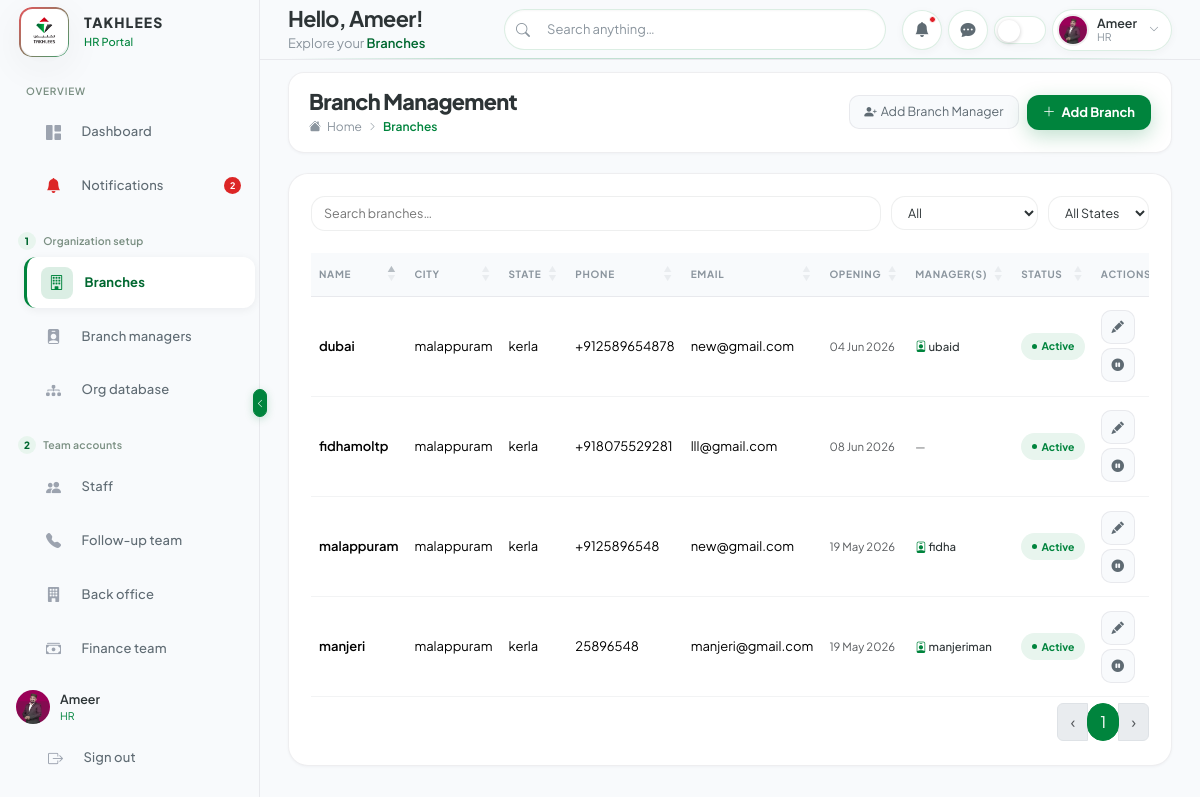
Page /hr/branches/ (signed in) on the committed database.
### branch/models.py (models this page shows, shortened)
class Branch(models.Model):
    name = models.CharField(max_length=255)
    email = models.EmailField()
    phone = models.CharField(max_length=255)
    opening_date = models.DateField()
    nationality = models.CharField(max_length=255)
    address = models.TextField()
    city = models.CharField(max_length=255)
    state = models.CharField(max_length=255)
    is_deleted = models.BooleanField(default=False)
    deleted_at = models.DateTimeField(null=True, blank=True)
    created_at = models.DateTimeField(auto_now_add=True)
    updated_at = models.DateTimeField(auto_now=True)
    objects = models.Manager()
    active = ActiveBranchQuerySet()
    class Meta:
        ordering = ["-created_at"]
    def __str__(self):
        return self.name

class BranchManager(models.Model):
    user = models.OneToOneField(
        settings.AUTH_USER_MODEL,
        on_delete=models.CASCADE,
        related_name="branch_manager_profile",
    )
    branch = models.ForeignKey(
        Branch,
        on_delete=models.CASCADE,
        related_name="managers",
    )
    phone = models.CharField(max_length=20)
    join_date = models.DateField()
    is_active = models.BooleanField(default=True)
    deactivated_at = models.DateTimeField(null=True, blank=True)
    created_at = models.DateTimeField(auto_now_add=True)
    updated_at = models.DateTimeField(auto_now=True)
    objects = models.Manager()
    active = ActiveBranchManagerProfileQuerySet()
    class Meta:
        verbose_name = "Branch manager"
        verbose_name_plural = "Branch managers"
        ordering = ["-created_at"]
    @property
    def email(self):
        return self.user.email
    @property
    def username(self):
        return self.user.get_username()

### hr/views.py (the view)
# urls.py: path("branches/", views.branches, name="branches"),
@login_required(login_url="core:login")
def branches(request):
    return _render_page(
        request,
        "hr/pages/branches.html",
        "Branches",
        "branches",
        **_branch_page_context(),
    )

### core/backoffice_utils.py (called while the page is built)
def annotate_backoffice_procedure_progress(queryset):
    from core.models import LeadProcedureStep
    return queryset.annotate(
        _required_procedure_count=Count(
            "service__procedures",
            filter=Q(service__procedures__is_active=True),
            distinct=True,
        ),
        _approved_procedure_count=Count(
            "procedure_steps",
            filter=Q(
                procedure_steps__status=LeadProcedureStep.Status.APPROVED,
                procedure_steps__procedure__is_active=True,
            ),
            distinct=True,
        ),
    )

### core/context_processors.py (called while the page is built, shortened)
def _split_document_expiry_alerts(alerts):
    expired = [row for row in alerts if row.get("is_expired")]
    expiring_soon = [row for row in alerts if not row.get("is_expired")]
    return expired, expiring_soon

def followup_portal_sidebar(request):
    if not getattr(request, "user", None) or not request.user.is_authenticated:
        return {"followup_leads_queue_count": 0}
    profile = getattr(request.user, "profile", None)
    if not profile or profile.user_type != UserProfile.UserType.FOLLOWUP:
        return {"followup_leads_queue_count": 0}
    from core.lead_utils import followup_queue_leads_count
    return {"followup_leads_queue_count": followup_queue_leads_count()}

def backoffice_portal_sidebar(request):
    defaults = {
        "backoffice_pending_verifications_count": 0,
        "backoffice_team_pending_leads_count": 0,
        "backoffice_procedure_review_count": 0,
    }
    if not getattr(request, "user", None) or not request.user.is_authenticated:
        return defaults
    profile = getattr(request.user, "profile", None)
    if not profile or profile.user_type != UserProfile.UserType.BACKOFFICE:
        return defaults

### core/document_expiry_alerts.py (called while the page is built)
def document_expiry_alerts_for_request(user):
    if user.is_superuser:
        return document_expiry_alerts_for_hr()
    profile = getattr(user, "profile", None)
    if not profile:
        return []
    if profile.user_type == UserProfile.UserType.HR:
        return document_expiry_alerts_for_hr()
    return []

### core/lead_expiry_alerts.py (called while the page is built)
def _today():
    return timezone.localdate()

### core/lead_utils.py (called while the page is built)
def followup_team_leads_queryset():
    return Lead.objects.filter(
        sent_to_followup_at__isnull=False,
        staff_stage=Lead.StaffStage.CONVERTED,
    ).exclude(backoffice_status=Lead.BackofficeStatus.REJECTED)

def followup_queue_leads_count():
    return filter_leads_procedure_in_progress(followup_team_leads_queryset()).count()

### hr/nav.py (called while the page is built)
def hr_nav_sections():
    return HR_NAV_SECTIONS

### templates/hr/base.html (shortened to what this page needs)
{% load static %}
<!DOCTYPE html>
<html lang="en" data-theme="light">
<head>
    <link href="https://cdn.jsdelivr.net/npm/bootstrap@5.3.3/dist/css/bootstrap.min.css" rel="stylesheet" />
    <link href="https://cdn.jsdelivr.net/npm/bootstrap-icons@1.11.3/font/bootstrap-icons.css" rel="stylesheet" />
    <link href="https://cdn.datatables.net/1.13.8/css/dataTables.bootstrap5.min.css" rel="stylesheet" />
    <link href="https://cdn.jsdelivr.net/npm/sweetalert2@11/dist/sweetalert2.min.css" rel="stylesheet" />
    <link href="{% static 'hr/css/app.css' %}?v=20260703" rel="stylesheet" />
    <link href="{% static 'hr/css/takhlees-theme.css' %}?v=20260702" rel="stylesheet" />
    <link href="{% static 'hr/css/portal-ui.css' %}?v=20260622" rel="stylesheet" />
    <link href="{% static 'hr/css/portal-dashboard.css' %}?v=20260623" rel="stylesheet" />
</head>
<body data-page="{{ active_nav }}">
    <div id="app-wrapper">
        {% include "hr/includes/sidebar.html" %}
        <button id="sidebar-toggle-btn" onclick="toggleSidebar()" title="Toggle Sidebar" type="button">
            <i class="bi bi-chevron-left" id="sidebar-toggle-icon"></i>
        </button>
        <div id="main-wrapper">
            {% include "hr/includes/topbar.html" %}
            <main id="page-content">
                {% include content_template %}
            </main>
        </div>
    </div>
</body>
</html>

### templates/hr/includes/sidebar.html
{% load profile_tags %}
<nav id="sidebar">
    <div class="sidebar-brand">
        {% url 'hr:dashboard' as dashboard_url %}
        {% include "core/includes/brand_logo.html" with brand_url=dashboard_url brand_subtitle="HR Portal" %}
    </div>
    <div class="sidebar-nav">
        {% for section in hr_nav_sections %}
            {% if section.label %}
            <div class="nav-section-heading{% if section.step %} nav-section-heading--stepped{% endif %}">
                {% if section.step %}<span class="nav-section-step">{{ section.step }}</span>{% endif %}
                <span class="nav-section-heading-text">{{ section.label }}</span>
            </div>
            {% endif %}
            <ul class="nav-item-group{% if section.label %} nav-item-group-section{% endif %}">
                {% for item in section.items %}
                <li>
                    <a class="nav-link-item{% if active_nav == item.nav_key %} active{% endif %}" href="{% url item.url_name %}">
                        <span class="nav-icon">
                            {% if item.nav_key == 'notifications' and total_notification_count %}
                            <i class="bi bi-bell-fill nav-icon-alert"></i>
                            {% else %}
                            <i class="{{ item.icon }}"></i>
                            {% endif %}
                        </span>
                        <span class="nav-link-text">{{ item.label }}</span>
                        {% if item.nav_key == 'notifications' and total_notification_count %}
                        <span class="nav-badge nav-badge-alert">{{ total_notification_count }}</span>
                        {% endif %}
                    </a>
                </li>
                {% endfor %}
            </ul>
        {% endfor %}
    </div>
    <div class="sidebar-footer">
        <a href="{% url 'hr:profile' %}" class="sidebar-user text-decoration-none mb-2">
            {% profile_avatar request.user size="sm" extra_class="hr-user-avatar" %}
            <div class="sidebar-user-info">
                <div class="user-name">{{ hr_display_name }}</div>
                <div class="user-role">{{ hr_role }}</div>
            </div>
        </a>
        <a href="{% url 'core:logout' %}" class="nav-link-item py-2" style="font-size:12px">
            <span class="nav-icon"><i class="bi bi-box-arrow-right"></i></span>
            <span class="nav-link-text">Sign out</span>
        </a>
    </div>
</nav>

### templates/hr/includes/topbar.html (shortened to what this page needs)
{% load profile_tags %}
<header id="topbar">
    <div class="topbar-greeting d-none d-lg-block">
        <div class="topbar-greeting-title">Hello, {{ hr_display_name }}!</div>
        <div class="topbar-greeting-sub">Explore your <span class="topbar-greeting-page">{{ page_title }}</span></div>
    </div>
    <div class="topbar-search">
        <i class="bi bi-search search-icon"></i>
        <input type="text" placeholder="Search anything…" id="globalSearch" />
    </div>
    <div class="topbar-actions">
        <div class="dropdown">
            <button class="topbar-btn" data-bs-toggle="dropdown" type="button" aria-label="Notifications">
                <i class="bi bi-bell-fill"></i>
                {% if total_notification_count %}<span class="badge-dot"></span>{% endif %}
            </button>
        </div>
        <div class="dropdown">
            <button class="topbar-btn" data-bs-toggle="dropdown" type="button">
                <i class="bi bi-chat-dots-fill"></i>
            </button>
        </div>
        <button class="theme-toggle" onclick="toggleTheme()" title="Toggle Dark/Light Mode" type="button"></button>
        <div class="dropdown">
            <div class="topbar-user" data-bs-toggle="dropdown">
                {% profile_avatar request.user size="xs" extra_class="hr-user-avatar" %}
                <div class="user-info d-none d-md-flex">
                    <span class="user-name">{{ hr_display_name }}</span>
                    <span class="user-role">{{ hr_role }}</span>
                </div>
                <i class="bi bi-chevron-down" style="font-size:10px;color:var(--text-muted);margin-left:4px"></i>
            </div>
        </div>
    </div>
</header>

### templates/hr/includes/branch_rows.html (shortened to what this page needs)
{% for branch in branches %}
<tr data-state="{{ branch.state }}" data-status="{% if branch.is_deleted %}deactivated{% else %}active{% endif %}" class="{% if branch.is_deleted %}table-secondary{% endif %}">
    <td>
        <span class="fw-semibold">{{ branch.name }}</span>
    </td>
    <td>{{ branch.city }}</td>
    <td>{{ branch.state }}</td>
    <td>{{ branch.phone }}</td>
    <td>{{ branch.email }}</td>
    <td class="text-muted small">{{ branch.opening_date|date:"d M Y" }}</td>
    <td class="small">
        {% for mgr in branch.managers.all %}
        <div class="branch-mgr-tag" title="{{ mgr.email }}">
            <i class="bi bi-person-badge"></i> {{ mgr.username }}
        </div>
        {% empty %}
        <span class="text-muted">—</span>
        {% endfor %}
    </td>
    <td>
        {% if branch.is_deleted %}
        <span class="badge-status badge-closed">Deactivated</span>
        {% else %}
        <span class="badge-status badge-won">Active</span>
        {% endif %}
    </td>
    <td>
        <div class="d-flex gap-1 flex-wrap">
            {% if not branch.is_deleted %}
            <button type="button" class="action-btn branch-edit-btn" title="Edit"
                data-url="{% url 'hr:branch_edit' branch.pk %}"
                data-name="{{ branch.name|escapejs }}"
                data-email="{{ branch.email|escapejs }}"
                data-phone="{{ branch.phone|escapejs }}"
                data-opening-date="{{ branch.opening_date|date:'Y-m-d' }}"
                data-nationality="{{ branch.nationality|escapejs }}"
                data-address="{{ branch.address|escapejs }}"
                data-city="{{ branch.city|escapejs }}"
                data-state="{{ branch.state|escapejs }}">
                <i class="bi bi-pencil-fill"></i>
            </button>
            <button type="button" class="action-btn branch-deactivate-btn" title="Deactivate"
                data-name="{{ branch.name|escapejs }}"
                data-url="{% url 'hr:branch_deactivate' branch.pk %}">
                <i class="bi bi-pause-circle-fill"></i>
            </button>
            {% else %}
            <button type="button" class="action-btn branch-reactivate-btn btn-status-activate" title="Activate"
                data-name="{{ branch.name|escapejs }}"
                data-url="{% url 'hr:branch_reactivate' branch.pk %}">
                <i class="bi bi-play-circle-fill"></i>
            </button>
            {% endif %}
        </div>
    </td>
</tr>
{% endfor %}

### static/hr/css/portal-ui.css (style rules this page uses)
#app-wrapper { --portal-radius-lg: 20px; --portal-radius-md: 16px; --portal-radius-sm: 12px; --portal-shell: #f8fafc; --portal-shadow-card: 0 1px 3px rgba(15, 23, 42, 0.04); --portal-shadow-hover: 0 10px 28px rgba(15, 23, 42, 0.08); --portal-border: rgba(15, 23, 42, 0.07); }
body, #main-wrapper { background: var(--portal-shell) !important; }
#page-content { padding: 12px 28px 40px; }
.action-btn { width: 34px; height: 34px; border-radius: 10px; border: 1px solid var(--portal-border); background: var(--portal-shell); display: inline-flex; align-items: center; justify-content: center; color: var(--text-secondary); transition: all 0.18s ease; }
#sidebar { background: var(--portal-shell) !important; border-right: 1px solid var(--portal-border) !important; box-shadow: none !important; }
.nav-link-item { border-radius: 12px !important; margin: 2px 10px !important; padding: 0.62rem 0.85rem !important; transition: background 0.18s ease, color 0.18s ease !important; }
.nav-link-item.active { background: #ffffff !important; color: var(--takhlees-green-dark) !important; box-shadow: 0 2px 10px rgba(15, 23, 42, 0.06) !important; border-left: 3px solid var(--takhlees-green) !important; font-weight: 700 !important; }
.nav-link-item .nav-icon { width: 32px; height: 32px; border-radius: 10px; display: inline-flex; align-items: center; justify-content: center; background: rgba(15, 23, 42, 0.04); transition: background 0.18s ease; }
.nav-link-item.active .nav-icon { background: var(--takhlees-green-light); color: var(--takhlees-green); }
.nav-section-step { background: var(--takhlees-green-light) !important; color: var(--takhlees-green-dark) !important; }
.topbar, #topbar { border-bottom: 1px solid var(--portal-border) !important; background: var(--portal-shell) !important; backdrop-filter: none; box-shadow: none !important; }
.dashboard-table tbody td, .table tbody td { padding-top: 0.85rem !important; padding-bottom: 0.85rem !important; vertical-align: middle; border-bottom: 1px solid rgba(15, 23, 42, 0.05); }
.badge-status { border-radius: 999px !important; padding: 0.35rem 0.65rem !important; font-size: 10.5px !important; font-weight: 700 !important; }

### rows in the picture
Branch: name "fidhamoltp", city "malappuram", state "kerla", phone "+918075529281", email "lll@gmail.com", opening_date "08 Jun 2026", is_deleted "Active"
Branch: name "dubai", city "malappuram", state "kerla", phone "+912589654878", email "new@gmail.com", opening_date "04 Jun 2026", is_deleted "Active"
BranchManager: username "ubaid"
Branch: name "malappuram", city "malappuram", state "kerla", phone "+9125896548", email "new@gmail.com", opening_date "19 May 2026", is_deleted "Active"
BranchManager: username "fidha"
Branch: name "manjeri", city "malappuram", state "kerla", phone "25896548", email "manjeri@gmail.com", opening_date "19 May 2026", is_deleted "Active"
BranchManager: username "manjeriman"

### other values in the picture
{{ brand_subtitle|default:"HRMS Portal" }} "HR Portal"
{{ section.label }} "OVERVIEW" "Organization setup" "Team accounts"
{{ item.label }} "Dashboard" "Notifications" "Branches" "Branch managers" "Org database" "Staff" "Follow-up team" "Back office" "Finance team"
{{ total_notification_count }} "2"
{{ section.step }} "1" "2"
{{ hr_display_name }} "Ameer"
{{ hr_role }} "HR"
{{ page_title }} "Branches"
